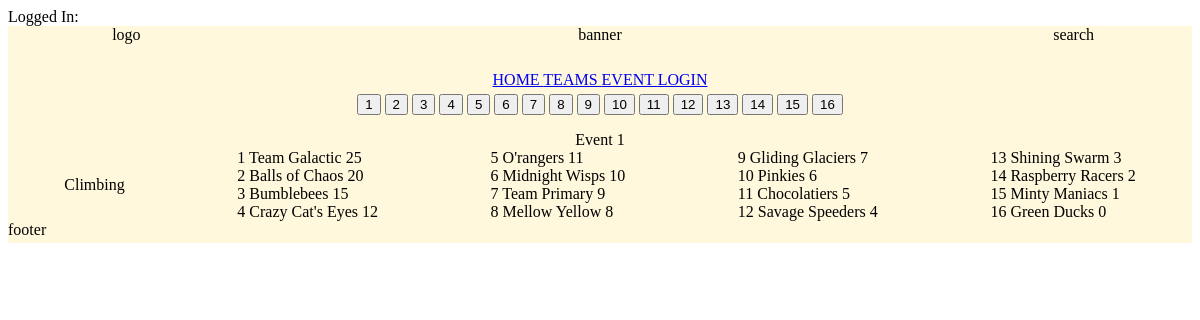
/events.php, run on an earlier commit of the app's database.
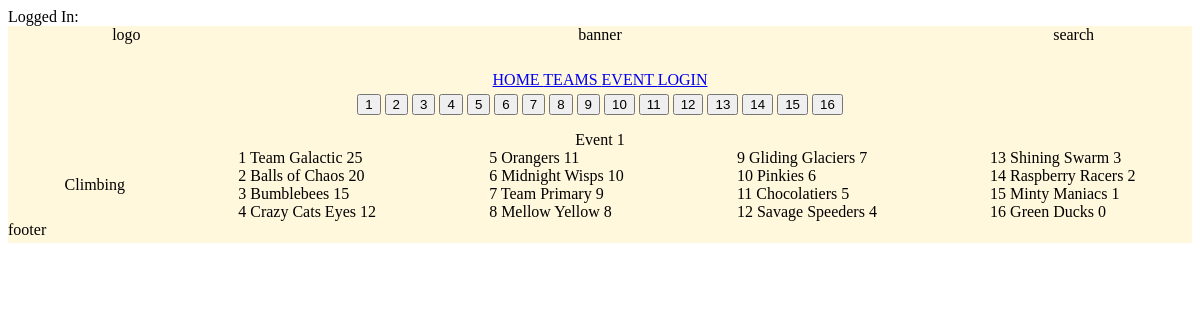
And on a later commit of the database.
### tables this page shows
CREATE TABLE `events` (
  `event_id` smallint UNSIGNED NOT NULL COMMENT 'Primary Key for events table',
  `event_number` tinyint UNSIGNED NOT NULL,
  `sport` varchar(50) NOT NULL,
  `team_id` smallint UNSIGNED NOT NULL COMMENT 'Foreign Key from teams table',
  `placement` tinyint UNSIGNED NOT NULL,
  `points` smallint UNSIGNED NOT NULL
);

CREATE TABLE `teams` (
  `team_id` smallint UNSIGNED NOT NULL COMMENT 'Primary Key for teams table',
  `team_name` varchar(20) NOT NULL,
  `team_code` varchar(3) NOT NULL,
  `hashtag` varchar(25) NOT NULL
);

### events.php (the view, shortened to what this page needs)
<html lang="en">
    <head>
		<link rel="stylesheet" href="style.css">
    </head>
    <body>
    	<?php
			echo "Logged In: ".$_SESSION['username'];
		?>
		<div class="grid-container">
			<div class="grid-item logo">
				logo
			</div>
			<div class="grid-item banner">
				banner
			</div>
			<div class="grid-item search_bar">
				search
			</div>
			<div class="grid-item nav_bar">
				<nav>
					<a href="home.php"> HOME </a>
					<a href="teams.php"> TEAMS </a>
					<a href="events.php"> EVENT </a>
					<a href="login.php"> LOGIN </a>
            	</nav>
			</div>
			<div class="grid-item anchor_bar">
				<?php
				if(isset($_GET['event'])){
					$id = $_GET['event'];
				}else{
					$id = 1;
				}
				?>
        		<form name="events_form" id="events_form" method="get" action="events.php">
            			<input id="event" type="submit" name="event" value="1">
						<input id="event" type="submit" name="event" value="2">
						<input id="event" type="submit" name="event" value="3">
						<input id="event" type="submit" name="event" value="4">
						<input id="event" type="submit" name="event" value="5">
						<input id="event" type="submit" name="event" value="6">
						<input id="event" type="submit" name="event" value="7">
						<input id="event" type="submit" name="event" value="8">
						<input id="event" type="submit" name="event" value="9">
						<input id="event" type="submit" name="event" value="10">
						<input id="event" type="submit" name="event" value="11">
						<input id="event" type="submit" name="event" value="12">
						<input id="event" type="submit" name="event" value="13">
						<input id="event" type="submit" name="event" value="14">
						<input id="event" type="submit" name="event" value="15">
						<input id="event" type="submit" name="event" value="16">
        		</form>
			</div>
			<div class="grid-item content">
				<?php
				$event_column_one_query = "SELECT events.placement, teams.team_name, events.points
										FROM teams, events
										WHERE teams.team_id = events.team_id
										AND events.event_number = '" . $id ."'
										AND events.placement BETWEEN 1 AND 4";
				$event_column_one_result = mysqli_query($conn, $event_column_one_query);
				$event_column_two_query = "SELECT events.placement, teams.team_name, events.points
										FROM teams, events
										WHERE teams.team_id = events.team_id
										AND events.event_number = '" . $id ."'
										AND events.placement BETWEEN 5 AND 8";
				$event_column_two_result = mysqli_query($conn, $event_column_two_query);
				$event_column_three_query = "SELECT events.placement, teams.team_name, events.points
										FROM teams, events
										WHERE teams.team_id = events.team_id
										AND events.event_number = '" . $id ."'
										AND events.placement BETWEEN 9 AND 12";
				$event_column_three_result = mysqli_query($conn, $event_column_three_query);
				$event_column_four_query = "SELECT events.placement, teams.team_name, events.points
										FROM teams, events
										WHERE teams.team_id = events.team_id
										AND events.event_number = '" . $id ."'
										AND events.placement BETWEEN 13 AND 16";
				$event_column_four_result = mysqli_query($conn, $event_column_four_query);
				echo "Event ".$id."<br>";
				?>
				<div class="event-content">
					<div class="event-column">
						<?php
						$sport_query = "SELECT DISTINCT sport FROM events WHERE event_number = '". $id ."'";
						$sport_result = mysqli_query($conn, $sport_query);
						$sport_record = mysqli_fetch_assoc($sport_result);
						echo $sport_record['sport'];
						?>
					</div>
					<div class="event-column">
						<?php
						while($event_column_one_record = mysqli_fetch_assoc($event_column_one_result)){
						echo $event_column_one_record['placement']." ".$event_column_one_record['team_name']." ".$event_column_one_record['points']."<br>";
						}
						?>
					</div>
					<div class="event-column">
						<?php
						while($event_column_two_record = mysqli_fetch_assoc($event_column_two_result)){
						echo $event_column_two_record['placement']." ".$event_column_two_record['team_name']." ".$event_column_two_record['points']."<br>";
						}
						?>
					</div>
					<div class="event-column">
						<?php
						while($event_column_three_record = mysqli_fetch_assoc($event_column_three_result)){
						echo $event_column_three_record['placement']." ".$event_column_three_record['team_name']." ".$event_column_three_record['points']."<br>";
						}
						?>
					</div>
					<div class="event-column">
						<?php
						while($event_column_four_record = mysqli_fetch_assoc($event_column_four_result)){
						echo $event_column_four_record['placement']." ".$event_column_four_record['team_name']." ".$event_column_four_record['points']."<br>";
						}
						?>
					</div>
				</div>
			</div>
			<div class="grid-item footer">
				footer
			</div>
		</div>

### style.css (style rules this page uses)
.grid-container { margin: auto; display: grid; grid-template-columns: repeat(5, 1fr); grid-template-rows: 1fr repeat(2, 0.5fr) repeat(2, 1fr) 0.5fr; grid-gap: 0px; }
.grid-item { background-color: #FFF8DC; text-align: center; }
.logo { grid-column-start: 1; grid-column-end: 2; grid-row-start: 1; grid-row-end: 2; }
.banner { grid-column-start: 2; grid-column-end: 5; grid-row-start: 1; grid-row-end: 2; }
.search_bar { grid-column-start: 5; grid-column-end: 6; grid-row-start: 1; grid-row-end: 2; }
.nav_bar { grid-column-start: 1; grid-column-end: 6; grid-row-start: 2; grid-row-end: 3; }
.anchor_bar { grid-column-start: 1; grid-column-end: 6; grid-row-start: 3; grid-row-end: 4; }
.content { grid-column-start: 1; grid-column-end: 6; grid-row-start: 4; grid-row-end: 6; }
.footer { grid-column-start: 1; grid-column-end: 6; grid-row-start: 6; grid-row-end: 7; text-align: left; }
.event-content { display: flex; flex-direction: row; justify-content: space-around; align-items: center; }
.event-column { text-align: left; }

What changed in the data, as far as the page shows it:
changed through a linked row, events: team.team_name "Crazy Cat's Eyes" → "Crazy Cats Eyes"
changed through a linked row, events: team.team_name "O'rangers" → "Orangers"
